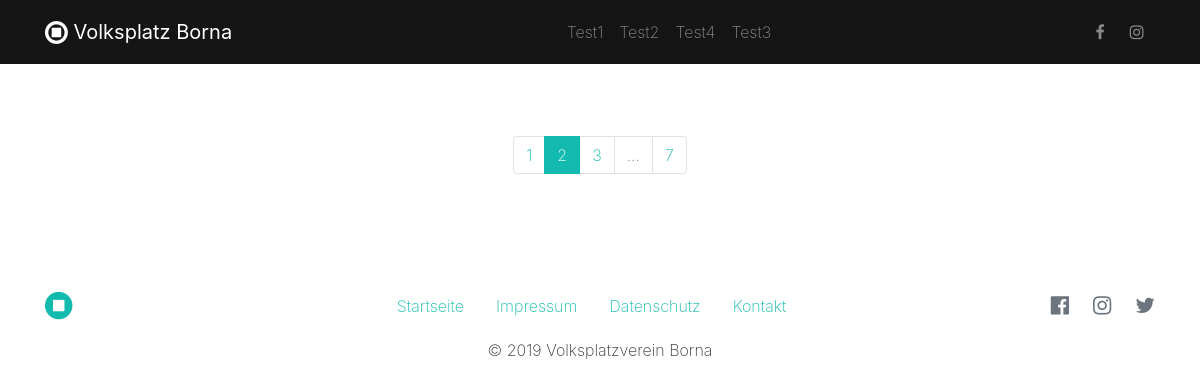
The page /index.php?seite_nr=2 on the database as committed earlier.
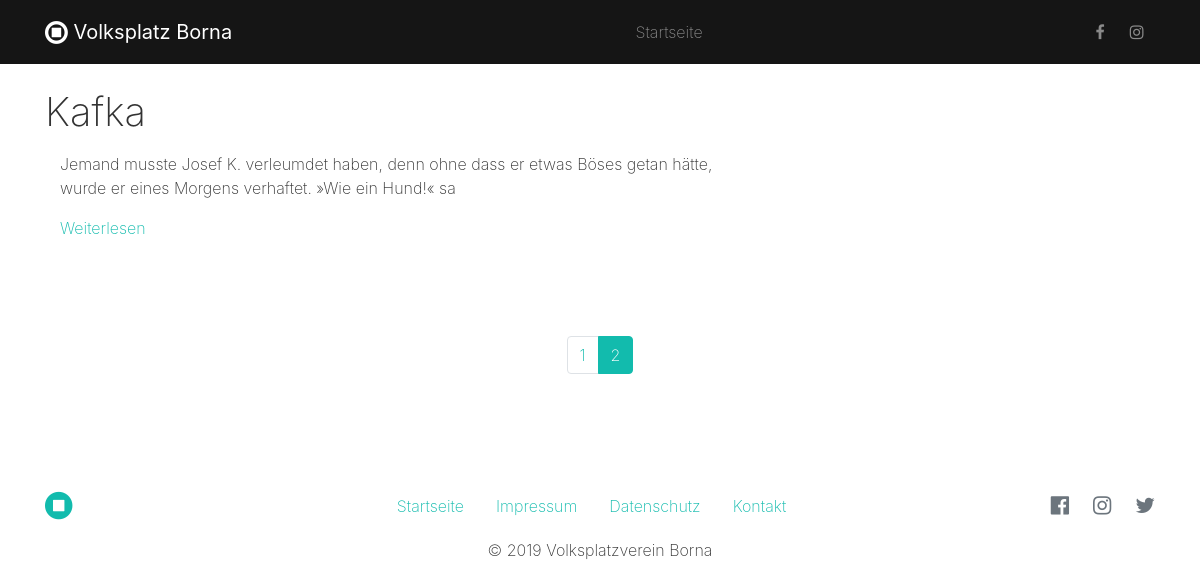
The same page on the database as committed later.
### tables this page shows
CREATE TABLE `menu` (
  `M_ID` int(11) NOT NULL,
  `M_Name` char(255) NOT NULL,
  `M_SubMenu` char(255) DEFAULT NULL,
  `M_Rank` int(11) NOT NULL
);

CREATE TABLE `beitrag` (
  `B_ID` int(11) NOT NULL,
  `Kategorie_ID` int(11) DEFAULT NULL,
  `Text` text NOT NULL,
  `Headline` varchar(100) NOT NULL,
  `Preview` varchar(250) DEFAULT NULL
);

### menu/menu.php (the view, shortened to what this page needs)
<?php
require_once 'db/db.php';
loadMenu($db);
function loadMenu($database){
$sql_abfrage = $database->prepare("SELECT M_Name, M_SubMenu, M_Rank FROM menu ORDER BY M_Rank");
$sql_abfrage->execute() or die("Fehler: loadMenu()");
while($row = $sql_abfrage->fetch()){
    $erg = $row['M_Name'];
    echo '<li class="nav-item">';
    echo '<a class="nav-link" href="index.php">'.$erg.'</a>';
    echo '</li>';
}
}
?>

### show.php (shortened to what this page needs)
<?php
require_once 'db/db.php';
$sql = $db->prepare("SELECT MAX(B_ID) from beitrag");
$sql->execute() or die("fehler");
$headline = null;
$preview = null;
 while($row = $sql->fetch()){
   $sql_erg = $row['MAX(B_ID)'];
   $total_post = $sql_erg;
  }
  $result_per_site = 3;
    $total_pages = ceil($total_post/$result_per_site);
    if (empty($_GET['seite_nr'])) {
        $page = 1;
    } else {
        $page = $_GET['seite_nr'];
    }
    $counter = $total_post - ($page * $result_per_site - ($result_per_site));
   $view_post = $total_post - ($page * $result_per_site);
    for($i=$counter; $i > $view_post; $i--){
        if($i <= 0) break;
        $sql = $db->prepare("SELECT B_ID,Headline,Preview from beitrag where B_ID = ?");
        $sql->execute(array($i)) or die("fehler show php");
        while($row = $sql->fetch()){
            $headline = $row['Headline'];
            $preview = $row['Preview'];
            $b_id = $row['B_ID'];
            }
       if($headline == null && $preview == null){
          continue;
          }
      echo '<div class="py-3">';
      echo '<div class="container">';
       echo '<div class ="row">';
       echo '<div class ="col-md-12">';
       echo '<h1>'.$headline.'</h1>';
       echo '</div>';
       echo '</div>';
       echo '<div class ="row">';
       echo '<div class ="col-md-12">';
       echo '<div class ="row">';
       echo '<div class ="col-md-8">';
       echo '<div class ="col-md-12">';
       echo '<p class="mb-0">'.$preview. '</p>';
       echo '<a href=\'showpost.php?b_id='.$b_id.'\'>'."Weiterlesen".'</a>';
       echo '</div>';
       echo '</div>';
       echo '</div>';
       echo '</div>';
       echo '</div>';
       echo '</div>';
       echo '</div>';
    }
    echo ' <div class="py-5">';
    echo ' <div class="container-fluid">';
   echo '<div class="row justify-content-center">';
   echo '<div class="col-md-12" style="">';
   echo ' <ul class="pagination justify-content-center">';
    for($i = 1; $i <= $total_pages; ++$i) {
      if($i< $page-1 || $i > $page+1){
        if($i == 1 || $i == $total_pages){
        }
        else{
          if($i == $page-3 || $i == $page+3){
            echo '<li class="page-item disabled"><a class="page-link" href="#">...</a></li>';
          }
        continue;
        }
      }
      if ($page == $i){
            echo '<li class="page-item active"><a class="page-link" href="index.php?seite_nr='.$i.'">'.$i.'</a></li>';
        }
       else{
       echo '<li class="page-item"><a class="page-link" href="index.php?seite_nr='.$i.'">'.$i.'</a></li>';
        }
    }
  echo '</ul>';
  echo '</div>';
  echo '</div>';
  echo '</div>';
  echo '</div>';
    ?>

Rows that differ between the two databases and show on the page:
removed menu: M_Name "Test1"
removed menu: M_Name "Test2"
removed menu: M_Name "Test4"
removed menu: M_Name "Test3"
added menu: M_Name "Startseite"
now on this page (row edited): beitrag: Headline "Kafka", Preview "Jemand musste Josef K. verleumdet haben, denn ohne dass er etwas Böses getan hätte, wurde er eines Morgens verhaftet. »Wie ein Hund!« sa"
Other text that changed with them:
list line gone: "3"
list line gone: "7"
